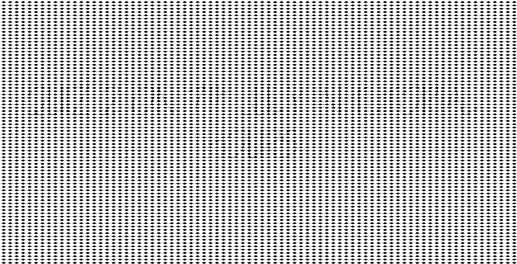
#> input picture EE200_course_project_data_2026/Q1_data/ghost_signal_input.png, 517 x 264 px; its folder holds only this picture in this run
$ jupyter execute --allow-errors Q1_EE200.ipynb
#> lines starting #> are read from the running program, lines starting #| are printed output that depends on the picture; long printed decimals are rounded
# EE200 Course Project — Q1A & Q1B

**Nirajkumar Binod Prasad (240701)**
**Rinku Raj (240866)**

This notebook contains the solutions for:

- Q1A: Frequency-domain image recovery using the 2D DFT.
- Q1B: Edge detection using the Sobel operator and analysis of noise effects.

Input images are taken from the provided `Q1_data/` folder.

[cell 1]
import numpy as np
import matplotlib.pyplot as plt
import cv2
from pathlib import Path
from scipy.signal import convolve2d
from scipy.ndimage import gaussian_filter

plt.rcParams['figure.figsize'] = (6, 5)
plt.rcParams['image.cmap'] = 'gray'
DATA_DIR = Path("Q1_data")
def load_gray(stem, data_dir=DATA_DIR):
#> called with stem = 'ghost_signal_input'
    matches = list(data_dir.glob(stem + ".*"))
    if not matches:
        raise FileNotFoundError(f"No file named '{stem}.*' found in {data_dir.resolve()}")
    path = matches[0]
    img = cv2.imread(str(path), cv2.IMREAD_GRAYSCALE)
#> img is the input picture: shape (264, 517); min 0, max 255, mean 194.5
    if img is None:
        from PIL import Image
        img = np.array(Image.open(path).convert("L"))
    print(f"Loaded {path.name}  shape={img.shape}  dtype={img.dtype}")
#| Loaded ghost_signal_input.png  shape=(264, 517)  dtype=uint8
    return img.astype(np.float64)

## Q1A. Frequency Forensics — "The Ghost Signal"

#### Procedure

1. Load the corrupted image.
2. Compute the 2D DFT and observe the magnitude spectrum.
3. Use `fftshift` to centre the spectrum.
4. Identify frequency components corresponding to periodic interference.
5. Design a notch filter to suppress the interference frequencies.
6. Reconstruct the image using the inverse DFT.

#### 2D DFT

For an image having M rows and N columns,
$$
F(u,v)=\sum_{x=0}^{M-1}\sum_{y=0}^{N-1} I(x,y)\, e^{-j2\pi\left(\frac{ux}{M}+\frac{vy}{N}\right)}
$$

#### Inverse 2D DFT

$$
I(x,y)=\frac{1}{MN}\sum_{u=0}^{M-1}\sum_{v=0}^{N-1} F(u,v)\, e^{j2\pi\left(\frac{ux}{M}+\frac{vy}{N}\right)}
$$

[cell 2]
img_corrupt = load_gray("ghost_signal_input")

plt.imshow(img_corrupt)
plt.title("Corrupted input image")
plt.axis('off')
plt.show()

The image is corrupted by periodic interference, and the hidden message is not clearly visible in the spatial domain.

[cell 3]
# 2D DFT of the corrupted image
F = np.fft.fft2(img_corrupt)
mag = np.abs(F)
mag_db = 20*np.log10(mag + 1e-6)
fig, ax = plt.subplots(1, 2, figsize=(11,5))
ax[0].imshow(mag)
ax[0].set_title("Linear |F(u,v)| (unshifted)")
ax[1].imshow(mag_db)
ax[1].set_title("dB |F(u,v)| (unshifted)")
for a in ax:
    a.axis('off')
plt.savefig("myplot.pdf", bbox_inches="tight")
plt.show()
print("DC magnitude at (0,0):", mag[0,0])
#| DC magnitude at (0,0): 26541183.0
print("Next largest magnitude in the whole spectrum:", np.sort(mag.ravel())[-2])
#| Next largest magnitude in the whole spectrum: 5006365.181

### Observations

- In the linear magnitude spectrum, the DC component has a much larger magnitude than the other frequency components. As a result, smaller frequency components are difficult to observe.

- The dB spectrum,
  $$
  20\log_{10}(|F|+\varepsilon),
  $$
  compresses the dynamic range and makes the interference peaks visible.

- The spectrum obtained from `fft2` is not centred, since the DC component is located at \((0,0)\).

- Applying `fftshift` moves the DC component to the centre of the spectrum, making the frequency distribution easier to analyse.

[cell 4]
Fsh = np.fft.fftshift(F)
mag_sh = np.abs(Fsh)
mag_db_sh = 20*np.log10(mag_sh + 1e-6)
fig, ax = plt.subplots(1, 2, figsize=(11,5))
ax[0].imshow(mag_sh)
ax[0].set_title("Linear |F(u,v)| (shifted)")
ax[1].imshow(mag_db_sh)
ax[1].set_title("dB |F(u,v)| (shifted)")
for a in ax:
    a.axis('off')
plt.savefig("myplot2.pdf", bbox_inches="tight")
plt.show()

### Identification of Interference Frequencies

Interference peak will be symmetric about the new position of DC component, so we make a
central disk about the DC centre to filter out the corrupted periodic part

[cell 5]
H_, W_ = mag_sh.shape
#> H_ = 264; W_ = 517
cy, cx = H_//2, W_//2
#> cy = 132; cx = 258
Y, X = np.mgrid[0:H_, 0:W_]
R = np.sqrt((Y-cy)**2 + (X-cx)**2)
DC_EXCLUDE_RADIUS = 8
PEAK_PERCENTILE = 99.9
search = mag_sh.copy()
search[R < DC_EXCLUDE_RADIUS] = 0
#> search: shape (264, 517) float64; min 0, max 5006365.2, mean 1954.5
thresh = np.percentile(search[search > 0], PEAK_PERCENTILE)
#> thresh = 21111.5
peak_mask = search > thresh
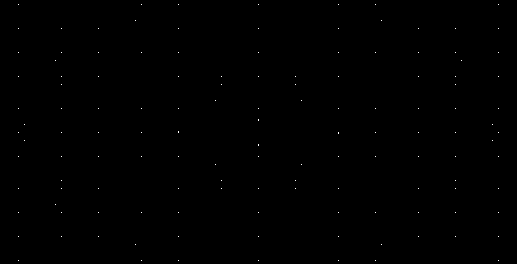
#> peak_mask: shape (264, 517) bool; 0.1% white in thin lines or dots
ys, xs = np.where(peak_mask)
#> ys = 137 values from 4 to 260; xs = 137 values, max 498 at index 6, min 18 at index 0, mean 256.5
peaks = list(zip(ys.tolist(), xs.tolist()))
#> peaks = 137 pairs, first value 4 to 260, second value 18 to 498
print(f"Detected {len(peaks)} candidate noise-peak pixels (row, col)")
#| Detected 137 candidate noise-peak pixels (row, col)
print(peaks[:15])
#| [(4, 18), (4, 141), (4, 178), (4, 258), (4, 338), (4, 375), (4, 498), (20, 135), (20, 381), (28, 18), (28, 61), (28, 98), (28, 178), (28, 258), (28, 338)]
plt.imshow(mag_db_sh)
plt.scatter(xs, ys, s=10, facecolors='none', edgecolors='r')
plt.title(f"Detected periodic-noise peaks (red), N={len(peaks)}")
plt.axis('off')
plt.show()
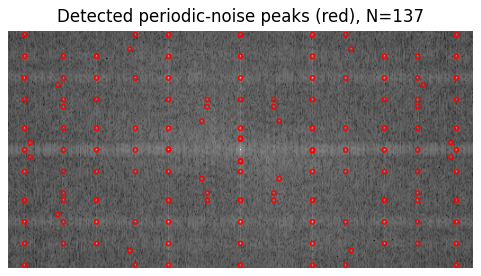
#> figure drawn by matplotlib, 1 panel

### Observation

A threshold of 99.9 percentile was selected for peak detection.

Lower thresholds detected many additional frequency components, whereas the chosen threshold retained only the dominant interference peaks. The detected peaks appear in symmetric pairs about the centre of the spectrum.

[cell 6]
NOTCH_RADIUS = 2
Hfilt = np.ones((H_, W_))
for (py, px) in peaks:
    d = np.sqrt((Y-py)**2 + (X-px)**2)
    Hfilt[d < NOTCH_RADIUS] = 0
#> this loop made 137 passes
#> (py, px) on passes 1 to 12: (4, 18), (4, 141), (4, 178), (4, 258), (4, 338), (4, 375), (4, 498), (20, 135), (20, 381), (28, 18), (28, 61), (28, 98)
#> pass 1, `d = np.sqrt((Y-py)**2 + (X-px)**2)`:
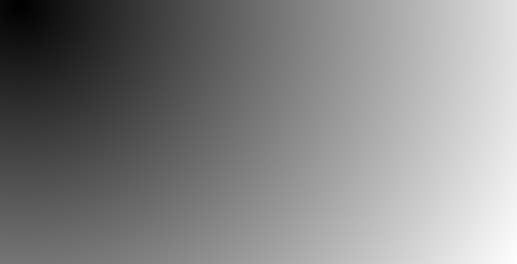
#> d: shape (264, 517) float64; min 0, max 561.3, mean 291.9; drawn with min black and max white
#> pass 3, `d = np.sqrt((Y-py)**2 + (X-px)**2)`:
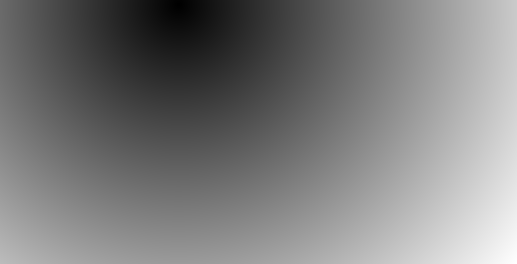
#> d: shape (264, 517) float64; min 0, max 425.8, mean 207.9; drawn with min black and max white
#> after the loop:
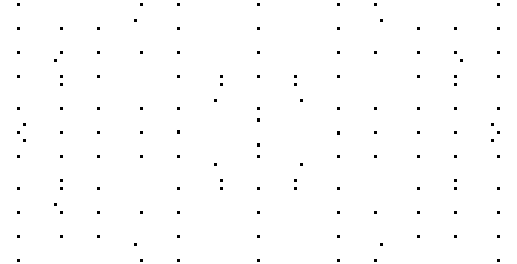
#> Hfilt: shape (264, 517) float64; values 0 (black) and 1 (white), 99.1% white; black in thin lines or dots
G_sh = Fsh * Hfilt
filtered_mag_db = 20*np.log10(np.abs(G_sh) + 1e-6)
G = np.fft.ifftshift(G_sh)
recovered = np.real(np.fft.ifft2(G))
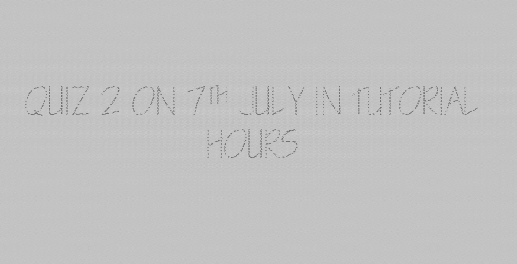
#> recovered: shape (264, 517) float64; min 110.2, max 205.1, mean 194.5
fig, ax = plt.subplots(2, 2, figsize=(11, 11))
ax[0,0].imshow(img_corrupt)
ax[0,0].set_title("Corrupted image")
ax[0,1].imshow(mag_db_sh)
ax[0,1].set_title("Original spectrum (dB)")
ax[1,0].imshow(filtered_mag_db)
ax[1,0].set_title("Filtered spectrum (dB)")
ax[1,1].imshow(recovered)
ax[1,1].set_title("Recovered image")
for a in ax.ravel():
    a.axis('off')
plt.tight_layout()
plt.show()

[cell 7]
lo, hi = np.percentile(recovered, 1), np.percentile(recovered, 99)
#> lo = 166.5; hi = 199.8
stretched = np.clip((recovered - lo) / (hi - lo), 0, 1)
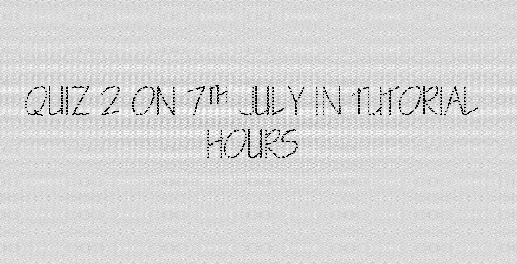
#> stretched: shape (264, 517) float64; min 0, max 1, mean 0.846
plt.figure(figsize=(8,3.3))
plt.imshow(stretched)
plt.title("Recovered hidden message")
plt.axis('off')
plt.show()

### Result

Recovered message:

**QUIZ 2 ON 7th JULY IN TUTORIAL HOURS**

The hidden text becomes clearly visible after frequency-domain filtering.

### Effect of Filter Parameters

To study the effect of filter parameters, three different settings were tested:

[cell 8]
def run_pipeline(dc_excl, pct, notch_r):
    s = mag_sh.copy()
    s[R < dc_excl] = 0
    t = np.percentile(s[s > 0], pct)
    pm = s > t
    yy, xx = np.where(pm)
    pk = list(zip(yy.tolist(), xx.tolist()))
    Hf = np.ones((H_, W_))
    for (py, px) in pk:
        d = np.sqrt((Y - py)**2 + (X - px)**2)
        Hf[d < notch_r] = 0
    Gs = Fsh * Hf
    rec = np.real(np.fft.ifft2(np.fft.ifftshift(Gs)))
    return rec, len(pk)
configs = [
    ("Setting 1\npercentile=99.9, radius=2", 8, 99.9, 2),
    ("Setting 2\npercentile=99.0, radius=4", 8, 99.0, 4),
    ("Setting 3\npercentile=97.0, radius=20", 8, 97.0, 20),
]
fig, axes = plt.subplots(1, 3, figsize=(15, 5))
for ax, (title, dce, pct, nr) in zip(axes, configs):
    rec, npk = run_pipeline(dce, pct, nr)
    lo2, hi2 = np.percentile(rec, 1), np.percentile(rec, 99)
    st = np.clip((rec - lo2) / (hi2 - lo2), 0, 1)
    ax.imshow(st)
    ax.set_title(f"{title}\n({npk} peaks removed)", fontsize=10)
    ax.axis('off')
#> this loop made 3 passes
#> (t in run_pipeline, npk, lo2, hi2) on passes 1 to 3: (21111.5, 137, 166.5, 199.8), (7002.8, 1362, 178.4, 202.9), (4802.6, 4088, -0.866, 0.862)
#> pass 2, `st = np.clip((rec - lo2) / (hi2 - lo2), 0, 1)`:
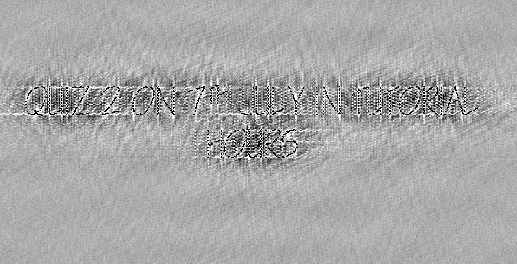
#> st: shape (264, 517) float64; min 0, max 1, mean 0.66
#> after the loop:
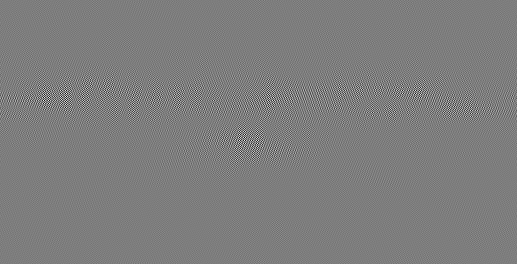
#> rec: shape (264, 517) float64; min -2.07, max 2.12, mean 9.44e-20; drawn with min black and max white
plt.tight_layout()
plt.show()
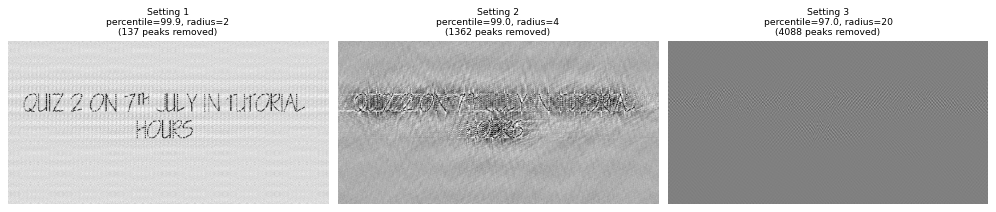
#> figure drawn by matplotlib, 3 panels

### Observations

- The reconstruction quality depends on the threshold and notch radius used for filtering.

- A higher threshold (99.9 percentile) detects only the dominant interference frequencies and produces the best reconstruction.

- Increasing the notch radius suppresses a larger portion of the spectrum. Excessively large notch radii remove both interference and image content, resulting in loss of detail.

- Therefore, removing more frequencies does not necessarily improve reconstruction quality. The best result is obtained by removing only the dominant interference frequencies.

### Applications

Frequency-domain image restoration is used in:

- Communication systems for interference suppression.
- Remote sensing for restoration of satellite imagery.

## Q1B. Digital Detective — "Missing Boundaries"

### Procedure

1. Load the grayscale image.
2. Apply Sobel kernels to compute horizontal and vertical image gradients.
3. Calculate the gradient magnitude to obtain the edge map.
4. Analyze the effect of noise on edge detection.
5. Apply Gaussian smoothing before Sobel filtering and compare the results.

### Sobel Kernels

$$
G_x=
\begin{bmatrix}
-1 & 0 & 1\\
-2 & 0 & 2\\
-1 & 0 & 1
\end{bmatrix},
\qquad
G_y=
\begin{bmatrix}
-1 & -2 & -1\\
0 & 0 & 0\\
1 & 2 & 1
\end{bmatrix}
$$

The Sobel operator estimates image gradients in the horizontal and vertical directions. The gradient magnitude is given by

$$
G=\sqrt{G_x^2+G_y^2}
$$

where larger values correspond to stronger edges.

#> (a cell that did not finish here is left out)
